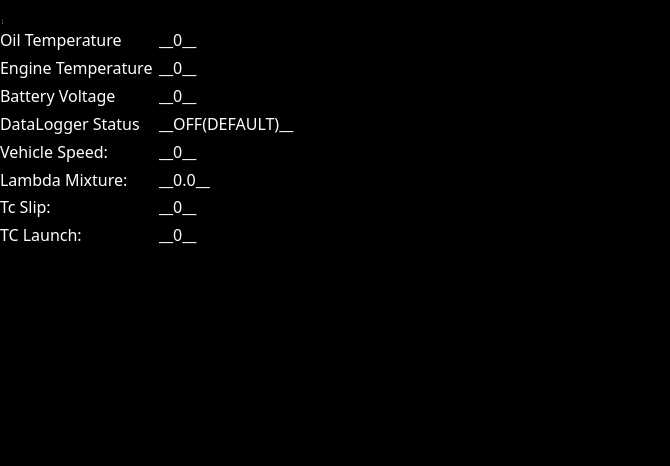
<?xml version="1.0" encoding="UTF-8"?>
<ui version="4.0">
 <class>TfortWindow</class>
 <widget class="TfortWindow" name="TfortWindow">
  <property name="geometry">
   <rect>
    <x>0</x>
    <y>0</y>
    <width>670</width>
    <height>466</height>
   </rect>
  </property>
  <property name="sizePolicy">
   <sizepolicy hsizetype="Expanding" vsizetype="Expanding">
    <horstretch>1</horstretch>
    <verstretch>1</verstretch>
   </sizepolicy>
  </property>
  <property name="palette">
   <palette>
    <active>
     <colorrole role="WindowText">
      <brush brushstyle="SolidPattern">
       <color alpha="255">
        <red>255</red>
        <green>255</green>
        <blue>255</blue>
       </color>
      </brush>
     </colorrole>
     <colorrole role="Button">
      <brush brushstyle="SolidPattern">
       <color alpha="255">
        <red>0</red>
        <green>0</green>
        <blue>0</blue>
       </color>
      </brush>
     </colorrole>
     <colorrole role="Light">
      <brush brushstyle="SolidPattern">
       <color alpha="255">
        <red>0</red>
        <green>0</green>
        <blue>0</blue>
       </color>
      </brush>
     </colorrole>
     <colorrole role="Midlight">
      <brush brushstyle="SolidPattern">
       <color alpha="255">
        <red>0</red>
        <green>0</green>
        <blue>0</blue>
       </color>
      </brush>
     </colorrole>
     <colorrole role="Dark">
      <brush brushstyle="SolidPattern">
       <color alpha="255">
        <red>0</red>
        <green>0</green>
        <blue>0</blue>
       </color>
      </brush>
     </colorrole>
     <colorrole role="Mid">
      <brush brushstyle="SolidPattern">
       <color alpha="255">
        <red>0</red>
        <green>0</green>
        <blue>0</blue>
       </color>
      </brush>
     </colorrole>
     <colorrole role="Text">
      <brush brushstyle="SolidPattern">
       <color alpha="255">
        <red>255</red>
        <green>255</green>
        <blue>255</blue>
       </color>
      </brush>
     </colorrole>
     <colorrole role="BrightText">
      <brush brushstyle="SolidPattern">
       <color alpha="255">
        <red>255</red>
        <green>255</green>
        <blue>255</blue>
       </color>
      </brush>
     </colorrole>
     <colorrole role="ButtonText">
      <brush brushstyle="SolidPattern">
       <color alpha="255">
        <red>255</red>
        <green>255</green>
        <blue>255</blue>
       </color>
      </brush>
     </colorrole>
     <colorrole role="Base">
      <brush brushstyle="SolidPattern">
       <color alpha="255">
        <red>0</red>
        <green>0</green>
        <blue>0</blue>
       </color>
      </brush>
     </colorrole>
     <colorrole role="Window">
      <brush brushstyle="SolidPattern">
       <color alpha="255">
        <red>0</red>
        <green>0</green>
        <blue>0</blue>
       </color>
      </brush>
     </colorrole>
     <colorrole role="Shadow">
      <brush brushstyle="SolidPattern">
       <color alpha="255">
        <red>0</red>
        <green>0</green>
        <blue>0</blue>
       </color>
      </brush>
     </colorrole>
     <colorrole role="AlternateBase">
      <brush brushstyle="SolidPattern">
       <color alpha="255">
        <red>0</red>
        <green>0</green>
        <blue>0</blue>
       </color>
      </brush>
     </colorrole>
     <colorrole role="ToolTipBase">
      <brush brushstyle="SolidPattern">
       <color alpha="255">
        <red>255</red>
        <green>255</green>
        <blue>220</blue>
       </color>
      </brush>
     </colorrole>
     <colorrole role="ToolTipText">
      <brush brushstyle="SolidPattern">
       <color alpha="255">
        <red>0</red>
        <green>0</green>
        <blue>0</blue>
       </color>
      </brush>
     </colorrole>
     <colorrole role="PlaceholderText">
      <brush brushstyle="SolidPattern">
       <color alpha="127">
        <red>255</red>
        <green>255</green>
        <blue>255</blue>
       </color>
      </brush>
     </colorrole>
    </active>
    <inactive>
     <colorrole role="WindowText">
      <brush brushstyle="SolidPattern">
       <color alpha="255">
        <red>255</red>
        <green>255</green>
        <blue>255</blue>
       </color>
      </brush>
     </colorrole>
     <colorrole role="Button">
      <brush brushstyle="SolidPattern">
       <color alpha="255">
        <red>0</red>
        <green>0</green>
        <blue>0</blue>
       </color>
      </brush>
     </colorrole>
     <colorrole role="Light">
      <brush brushstyle="SolidPattern">
       <color alpha="255">
        <red>0</red>
        <green>0</green>
        <blue>0</blue>
       </color>
      </brush>
     </colorrole>
     <colorrole role="Midlight">
      <brush brushstyle="SolidPattern">
       <color alpha="255">
        <red>0</red>
        <green>0</green>
        <blue>0</blue>
       </color>
      </brush>
     </colorrole>
     <colorrole role="Dark">
      <brush brushstyle="SolidPattern">
       <color alpha="255">
        <red>0</red>
        <green>0</green>
        <blue>0</blue>
       </color>
      </brush>
     </colorrole>
     <colorrole role="Mid">
      <brush brushstyle="SolidPattern">
       <color alpha="255">
        <red>0</red>
        <green>0</green>
        <blue>0</blue>
       </color>
      </brush>
     </colorrole>
     <colorrole role="Text">
      <brush brushstyle="SolidPattern">
       <color alpha="255">
        <red>255</red>
        <green>255</green>
        <blue>255</blue>
       </color>
      </brush>
     </colorrole>
     <colorrole role="BrightText">
      <brush brushstyle="SolidPattern">
       <color alpha="255">
        <red>255</red>
        <green>255</green>
        <blue>255</blue>
       </color>
      </brush>
     </colorrole>
     <colorrole role="ButtonText">
      <brush brushstyle="SolidPattern">
       <color alpha="255">
        <red>255</red>
        <green>255</green>
        <blue>255</blue>
       </color>
      </brush>
     </colorrole>
     <colorrole role="Base">
      <brush brushstyle="SolidPattern">
       <color alpha="255">
        <red>0</red>
        <green>0</green>
        <blue>0</blue>
       </color>
      </brush>
     </colorrole>
     <colorrole role="Window">
      <brush brushstyle="SolidPattern">
       <color alpha="255">
        <red>0</red>
        <green>0</green>
        <blue>0</blue>
       </color>
      </brush>
     </colorrole>
     <colorrole role="Shadow">
      <brush brushstyle="SolidPattern">
       <color alpha="255">
        <red>0</red>
        <green>0</green>
        <blue>0</blue>
       </color>
      </brush>
     </colorrole>
     <colorrole role="AlternateBase">
      <brush brushstyle="SolidPattern">
       <color alpha="255">
        <red>0</red>
        <green>0</green>
        <blue>0</blue>
       </color>
      </brush>
     </colorrole>
     <colorrole role="ToolTipBase">
      <brush brushstyle="SolidPattern">
       <color alpha="255">
        <red>255</red>
        <green>255</green>
        <blue>220</blue>
       </color>
      </brush>
     </colorrole>
     <colorrole role="ToolTipText">
      <brush brushstyle="SolidPattern">
       <color alpha="255">
        <red>0</red>
        <green>0</green>
        <blue>0</blue>
       </color>
      </brush>
     </colorrole>
     <colorrole role="PlaceholderText">
      <brush brushstyle="SolidPattern">
       <color alpha="127">
        <red>255</red>
        <green>255</green>
        <blue>255</blue>
       </color>
      </brush>
     </colorrole>
    </inactive>
    <disabled>
     <colorrole role="WindowText">
      <brush brushstyle="SolidPattern">
       <color alpha="255">
        <red>0</red>
        <green>0</green>
        <blue>0</blue>
       </color>
      </brush>
     </colorrole>
     <colorrole role="Button">
      <brush brushstyle="SolidPattern">
       <color alpha="255">
        <red>0</red>
        <green>0</green>
        <blue>0</blue>
       </color>
      </brush>
     </colorrole>
     <colorrole role="Light">
      <brush brushstyle="SolidPattern">
       <color alpha="255">
        <red>0</red>
        <green>0</green>
        <blue>0</blue>
       </color>
      </brush>
     </colorrole>
     <colorrole role="Midlight">
      <brush brushstyle="SolidPattern">
       <color alpha="255">
        <red>0</red>
        <green>0</green>
        <blue>0</blue>
       </color>
      </brush>
     </colorrole>
     <colorrole role="Dark">
      <brush brushstyle="SolidPattern">
       <color alpha="255">
        <red>0</red>
        <green>0</green>
        <blue>0</blue>
       </color>
      </brush>
     </colorrole>
     <colorrole role="Mid">
      <brush brushstyle="SolidPattern">
       <color alpha="255">
        <red>0</red>
        <green>0</green>
        <blue>0</blue>
       </color>
      </brush>
     </colorrole>
     <colorrole role="Text">
      <brush brushstyle="SolidPattern">
       <color alpha="255">
        <red>0</red>
        <green>0</green>
        <blue>0</blue>
       </color>
      </brush>
     </colorrole>
     <colorrole role="BrightText">
      <brush brushstyle="SolidPattern">
       <color alpha="255">
        <red>255</red>
        <green>255</green>
        <blue>255</blue>
       </color>
      </brush>
     </colorrole>
     <colorrole role="ButtonText">
      <brush brushstyle="SolidPattern">
       <color alpha="255">
        <red>0</red>
        <green>0</green>
        <blue>0</blue>
       </color>
      </brush>
     </colorrole>
     <colorrole role="Base">
      <brush brushstyle="SolidPattern">
       <color alpha="255">
        <red>0</red>
        <green>0</green>
        <blue>0</blue>
       </color>
      </brush>
     </colorrole>
     <colorrole role="Window">
      <brush brushstyle="SolidPattern">
       <color alpha="255">
        <red>0</red>
        <green>0</green>
        <blue>0</blue>
       </color>
      </brush>
     </colorrole>
     <colorrole role="Shadow">
      <brush brushstyle="SolidPattern">
       <color alpha="255">
        <red>0</red>
        <green>0</green>
        <blue>0</blue>
       </color>
      </brush>
     </colorrole>
     <colorrole role="AlternateBase">
      <brush brushstyle="SolidPattern">
       <color alpha="255">
        <red>0</red>
        <green>0</green>
        <blue>0</blue>
       </color>
      </brush>
     </colorrole>
     <colorrole role="ToolTipBase">
      <brush brushstyle="SolidPattern">
       <color alpha="255">
        <red>255</red>
        <green>255</green>
        <blue>220</blue>
       </color>
      </brush>
     </colorrole>
     <colorrole role="ToolTipText">
      <brush brushstyle="SolidPattern">
       <color alpha="255">
        <red>0</red>
        <green>0</green>
        <blue>0</blue>
       </color>
      </brush>
     </colorrole>
     <colorrole role="PlaceholderText">
      <brush brushstyle="SolidPattern">
       <color alpha="127">
        <red>0</red>
        <green>0</green>
        <blue>0</blue>
       </color>
      </brush>
     </colorrole>
    </disabled>
   </palette>
  </property>
  <property name="font">
   <font>
    <family>Source Code Pro</family>
    <pointsize>12</pointsize>
   </font>
  </property>
  <property name="windowTitle">
   <string>LukHudX</string>
  </property>
  <property name="layoutDirection">
   <enum>Qt::LeftToRight</enum>
  </property>
  <property name="autoFillBackground">
   <bool>true</bool>
  </property>
  <widget class="QWidget" name="centralwidget">
   <property name="geometry">
    <rect>
     <x>0</x>
     <y>0</y>
     <width>367</width>
     <height>245</height>
    </rect>
   </property>
   <property name="sizePolicy">
    <sizepolicy hsizetype="Expanding" vsizetype="Expanding">
     <horstretch>1</horstretch>
     <verstretch>1</verstretch>
    </sizepolicy>
   </property>
   <layout class="QGridLayout" name="gridLayout">
    <item row="0" column="0">
     <layout class="QHBoxLayout" name="horizontalLayout" stretch="1,1">
      <item>
       <layout class="QVBoxLayout" name="verticalLayout_3">
        <item>
         <layout class="QFormLayout" name="formLayout">
          <item row="0" column="0">
           <widget class="QLabel" name="OilPressure_Prefix">
            <property name="text">
             <string>Oil Pressure</string>
            </property>
           </widget>
          </item>
          <item row="0" column="1">
           <widget class="FLabel" name="OilPressure_Label">
            <property name="text">
             <string>__0__</string>
            </property>
           </widget>
          </item>
          <item row="1" column="0">
           <widget class="QLabel" name="OilTemperature_prefix">
            <property name="text">
             <string>Oil Temperature</string>
            </property>
           </widget>
          </item>
          <item row="1" column="1">
           <widget class="FLabel" name="OilTemperature_Label">
            <property name="text">
             <string>__0__</string>
            </property>
           </widget>
          </item>
          <item row="2" column="0">
           <widget class="QLabel" name="EngineTemperature_Prefix">
            <property name="text">
             <string>Engine Temperature</string>
            </property>
           </widget>
          </item>
          <item row="2" column="1">
           <widget class="FLabel" name="EngineTemperature_Label">
            <property name="text">
             <string>__0__</string>
            </property>
           </widget>
          </item>
          <item row="3" column="0">
           <widget class="QLabel" name="BatteryVoltage_Prefix">
            <property name="text">
             <string>Battery Voltage</string>
            </property>
           </widget>
          </item>
          <item row="3" column="1">
           <widget class="FLabel" name="BatteryVoltage_Label">
            <property name="text">
             <string>__0__</string>
            </property>
           </widget>
          </item>
          <item row="4" column="0">
           <widget class="QLabel" name="DataLogger_Prefix">
            <property name="text">
             <string>DataLogger Status</string>
            </property>
           </widget>
          </item>
          <item row="4" column="1">
           <widget class="FLabel" name="DataLogger_Label">
            <property name="text">
             <string>__OFF(DEFAULT)__</string>
            </property>
           </widget>
          </item>
          <item row="5" column="0">
           <widget class="QLabel" name="VehicleSpeed_Prefix">
            <property name="text">
             <string>Vehicle Speed: </string>
            </property>
           </widget>
          </item>
          <item row="5" column="1">
           <widget class="FLabel" name="VehicleSpeed_Label">
            <property name="text">
             <string>__0__</string>
            </property>
           </widget>
          </item>
          <item row="6" column="0">
           <widget class="QLabel" name="Lambda_Prefix">
            <property name="text">
             <string>Lambda Mixture: </string>
            </property>
           </widget>
          </item>
          <item row="6" column="1">
           <widget class="FLabel" name="Lambda_Label">
            <property name="text">
             <string>__0.0__</string>
            </property>
           </widget>
          </item>
          <item row="7" column="0">
           <widget class="QLabel" name="TcSlip_Prefix">
            <property name="text">
             <string>Tc Slip: </string>
            </property>
           </widget>
          </item>
          <item row="7" column="1">
           <widget class="FLabel" name="TcSlip_Label">
            <property name="text">
             <string>__0__</string>
            </property>
           </widget>
          </item>
          <item row="8" column="0">
           <widget class="QLabel" name="TcLaunch_Prefix">
            <property name="text">
             <string>TC Launch: </string>
            </property>
           </widget>
          </item>
          <item row="8" column="1">
           <widget class="FLabel" name="TcLaunch_Label">
            <property name="text">
             <string>__0__</string>
            </property>
           </widget>
          </item>
         </layout>
        </item>
       </layout>
      </item>
      <item>
       <layout class="QVBoxLayout" name="verticalLayout_2" stretch="0">
        <property name="spacing">
         <number>6</number>
        </property>
        <property name="sizeConstraint">
         <enum>QLayout::SetDefaultConstraint</enum>
        </property>
        <property name="leftMargin">
         <number>10</number>
        </property>
        <property name="topMargin">
         <number>30</number>
        </property>
        <property name="rightMargin">
         <number>10</number>
        </property>
        <property name="bottomMargin">
         <number>30</number>
        </property>
        <item>
         <widget class="ContaMudancas" name="contamudancas" native="true">
          <property name="sizePolicy">
           <sizepolicy hsizetype="Preferred" vsizetype="Preferred">
            <horstretch>0</horstretch>
            <verstretch>0</verstretch>
           </sizepolicy>
          </property>
          <property name="minimumSize">
           <size>
            <width>0</width>
            <height>0</height>
           </size>
          </property>
          <property name="autoFillBackground">
           <bool>true</bool>
          </property>
         </widget>
        </item>
       </layout>
      </item>
     </layout>
    </item>
   </layout>
  </widget>
  <widget class="QMenuBar" name="menubar">
   <property name="geometry">
    <rect>
     <x>0</x>
     <y>0</y>
     <width>670</width>
     <height>26</height>
    </rect>
   </property>
  </widget>
  <widget class="QStatusBar" name="statusbar">
   <property name="geometry">
    <rect>
     <x>0</x>
     <y>0</y>
     <width>3</width>
     <height>25</height>
    </rect>
   </property>
  </widget>
 </widget>
 <customwidgets>
  <customwidget>
   <class>ContaMudancas</class>
   <extends>QWidget</extends>
   <header>src/contamudancas.h</header>
   <container>1</container>
  </customwidget>
  <customwidget>
   <class>FLabel</class>
   <extends>QLabel</extends>
   <header location="global">src/flabel.h</header>
  </customwidget>
  <customwidget>
   <class>TfortWindow</class>
   <extends>QWidget</extends>
   <header>src/tfortwindow.h</header>
   <container>1</container>
  </customwidget>
 </customwidgets>
 <resources/>
 <connections/>
</ui>
